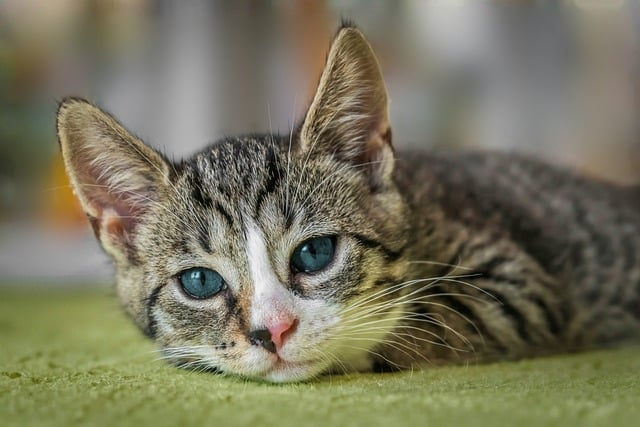
#> input picture SECTION 1/Resources/image2.jpg, 640 x 427 px
$ python transformations.py
#> lines starting #> are read from the running program, lines starting #| are printed output that depends on the picture
import cv2 as cv
import numpy as np

img = cv.imread('Resources/image2.jpg')
#> img is the input picture: shape (427, 640, 3); mean B, G, R 93.2, 116.1, 119.1

# Translate: x = no of pixels to move in x direction, y = no of pixels to move in y direction
def translate(img,x,y):
#> called with x = 100, y = 100
    transMat = np.float32([[1,0,x],[0,1,y]])
    dimensions = (img.shape[1],img.shape[0])
#> dimensions = (640, 427)
    return cv.warpAffine(img,transMat,dimensions)
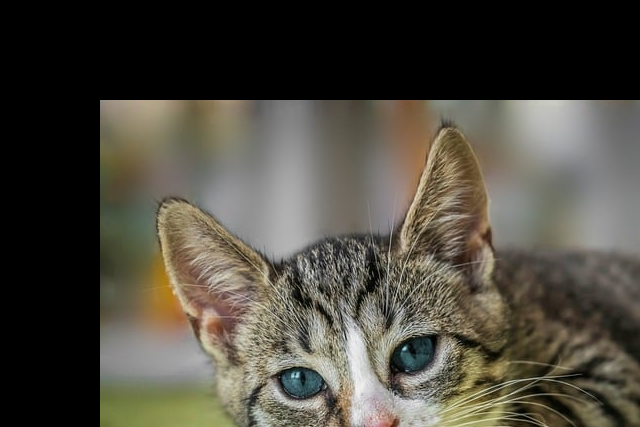
#> returned value: shape (427, 640, 3); mean of channels 0, 1, 2 63.4, 73.4, 77.1; drawn as B, G, R

translated = translate(img,100,100)
cv.imshow('Translated',translated)

# Rotate
def rotate(img,angle,rotPoint=None):
#> called with angle = 90
    (height,width) = img.shape[:2]
#> height = 427; width = 640

    if rotPoint is None:
        # Rotate around the center
        rotPoint = (width//2,height//2)
#> rotPoint = (320, 213)

    rotMat = cv.getRotationMatrix2D(rotPoint,angle,1.0)
    dimensions = (width,height)
#> dimensions = (640, 427)

    return cv.warpAffine(img,rotMat,dimensions)
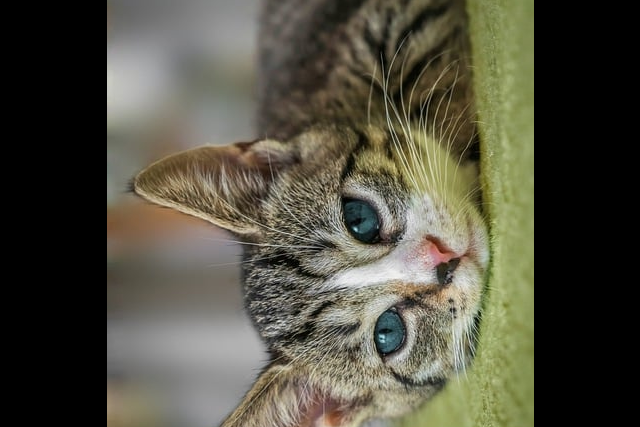
#> returned value: shape (427, 640, 3); mean of channels 0, 1, 2 64.8, 78.9, 81.1; drawn as B, G, R

rotated = rotate(img,90)
cv.imshow('Rotated',rotated)

# Resizing
resized = cv.resize(img,(500,500),interpolation=cv.INTER_CUBIC)
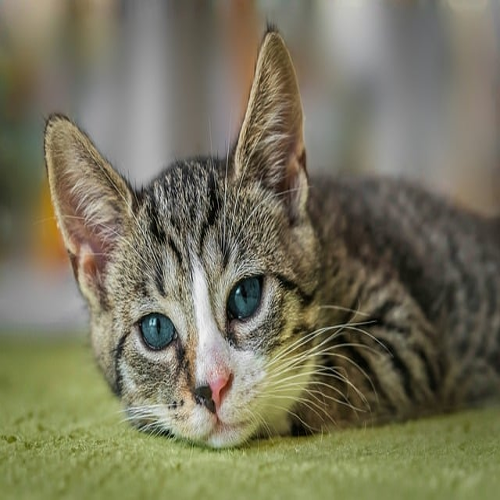
#> resized: shape (500, 500, 3); mean B, G, R 93.3, 116.1, 119.1
cv.imshow('Resized',resized)

# Flipping
# 0 -> Vertical Flip, 1 -> Horizontal Flip, -1 -> Both
flip = cv.flip(img,0)
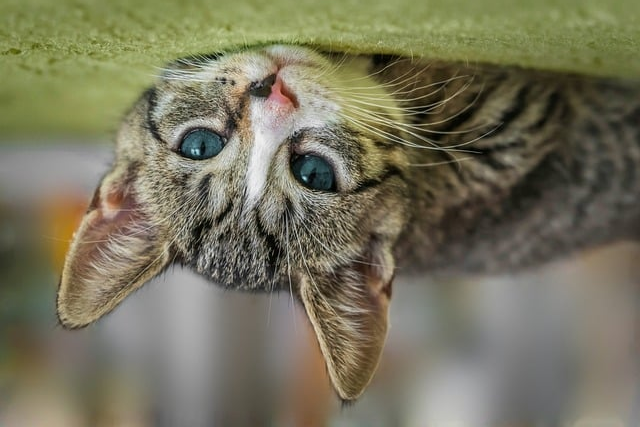
#> flip: shape (427, 640, 3); mean B, G, R 93.2, 116.1, 119.1
cv.imshow('Flipped',flip)

cv.waitKey(0)
